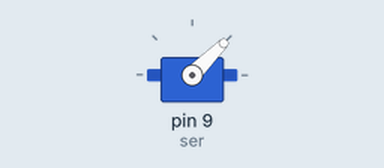
Simulated run of this sketch. Board: Arduino Uno, built with avr-gcc and run on an emulated ATmega328P. Shown: servo.

Above: at 0.05 s.
At 1.5 s:
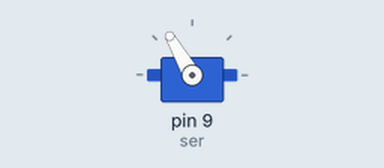
At 3.0 s:
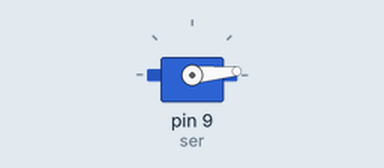
Timing chart, 0 to 6.9 s (numbered marks = the images above):
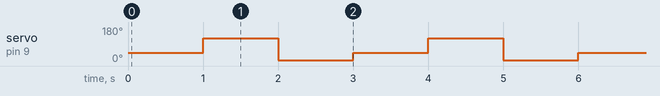

Measured:
- by itself, servo on pin 9 (ser): repeats every 3.0 s: 5° 1.0 s, 45° 1.0 s, 120° 1.0 s

The sketch:

4.3_Servo.ino
```cpp
// Servo - Version: Latest
#include <Servo.h>

/*
my servo values
45/120/5
*/
Servo ser;
void setup() {

ser.attach(9);
//calibrates position
ser.write(0);
}

void loop() {

ser.write(45);
delay(1000);
ser.write(120);
delay(1000);
ser.write(5);
delay(1000);
}
```
